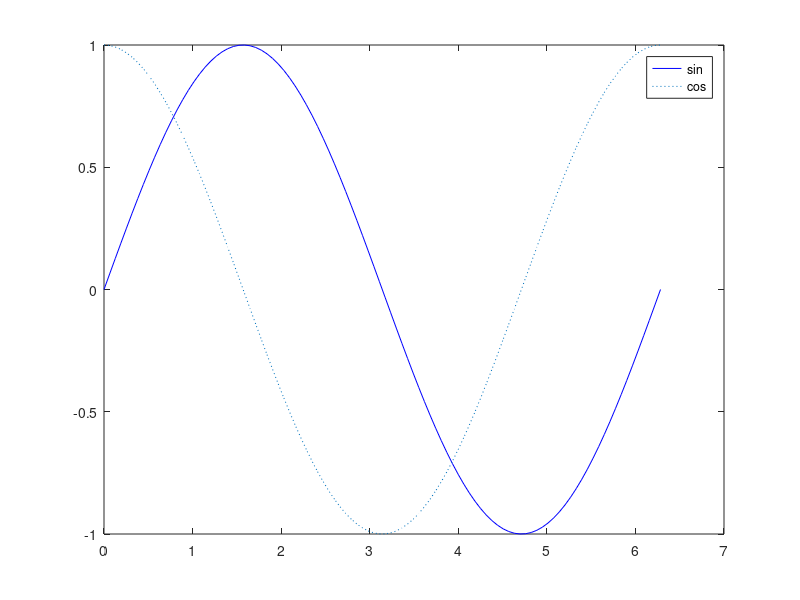

Recreate this plot in MATLAB.
x = linspace(0,2*pi);
y = sin(x);

plot(x,y,"b")
% use `hold on` meaning stopping and waiting until `hold off` trigger
hold on

y2 = cos(x)
plot(x,y2,":" )
legend("sin", "cos")

hold off
